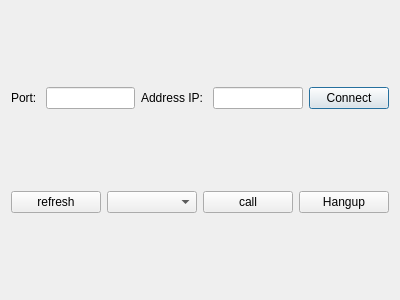
<?xml version="1.0" encoding="UTF-8"?>
<ui version="4.0">
 <class>SecDialog</class>
 <widget class="QDialog" name="SecDialog">
  <property name="geometry">
   <rect>
    <x>0</x>
    <y>0</y>
    <width>400</width>
    <height>300</height>
   </rect>
  </property>
  <property name="windowTitle">
   <string>Dialog</string>
  </property>
  <layout class="QVBoxLayout" name="verticalLayout">
   <item>
    <layout class="QHBoxLayout" name="horizontalLayout_2">
     <item>
      <layout class="QHBoxLayout" name="horizontalLayout">
       <item>
        <widget class="QLabel" name="label">
         <property name="text">
          <string>Port: </string>
         </property>
        </widget>
       </item>
       <item>
        <widget class="QLineEdit" name="port_line"/>
       </item>
       <item>
        <widget class="QLabel" name="testPort">
         <property name="text">
          <string>Address IP: </string>
         </property>
        </widget>
       </item>
       <item>
        <widget class="QLineEdit" name="address_line"/>
       </item>
       <item>
        <widget class="QPushButton" name="ConnectToServer">
         <property name="text">
          <string>Connect</string>
         </property>
        </widget>
       </item>
      </layout>
     </item>
    </layout>
   </item>
   <item>
    <layout class="QHBoxLayout" name="horizontalLayout_3">
     <item>
      <widget class="QPushButton" name="refreshBtn">
       <property name="text">
        <string>refresh</string>
       </property>
      </widget>
     </item>
     <item>
      <widget class="QComboBox" name="comboBox"/>
     </item>
     <item>
      <widget class="QPushButton" name="callBtn">
       <property name="text">
        <string>call</string>
       </property>
      </widget>
     </item>
     <item>
      <widget class="QPushButton" name="hangUp">
       <property name="text">
        <string>Hangup</string>
       </property>
      </widget>
     </item>
    </layout>
   </item>
  </layout>
 </widget>
 <resources/>
 <connections/>
</ui>
